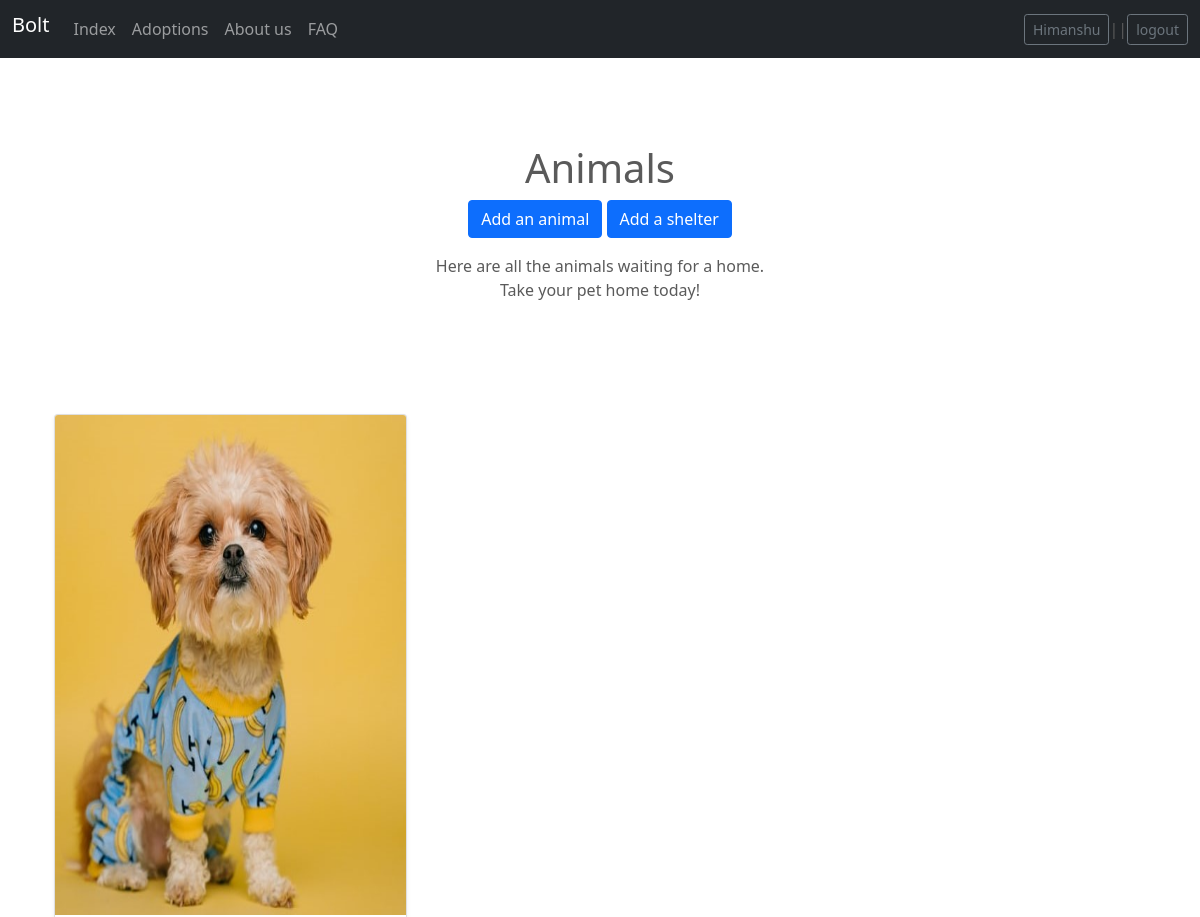
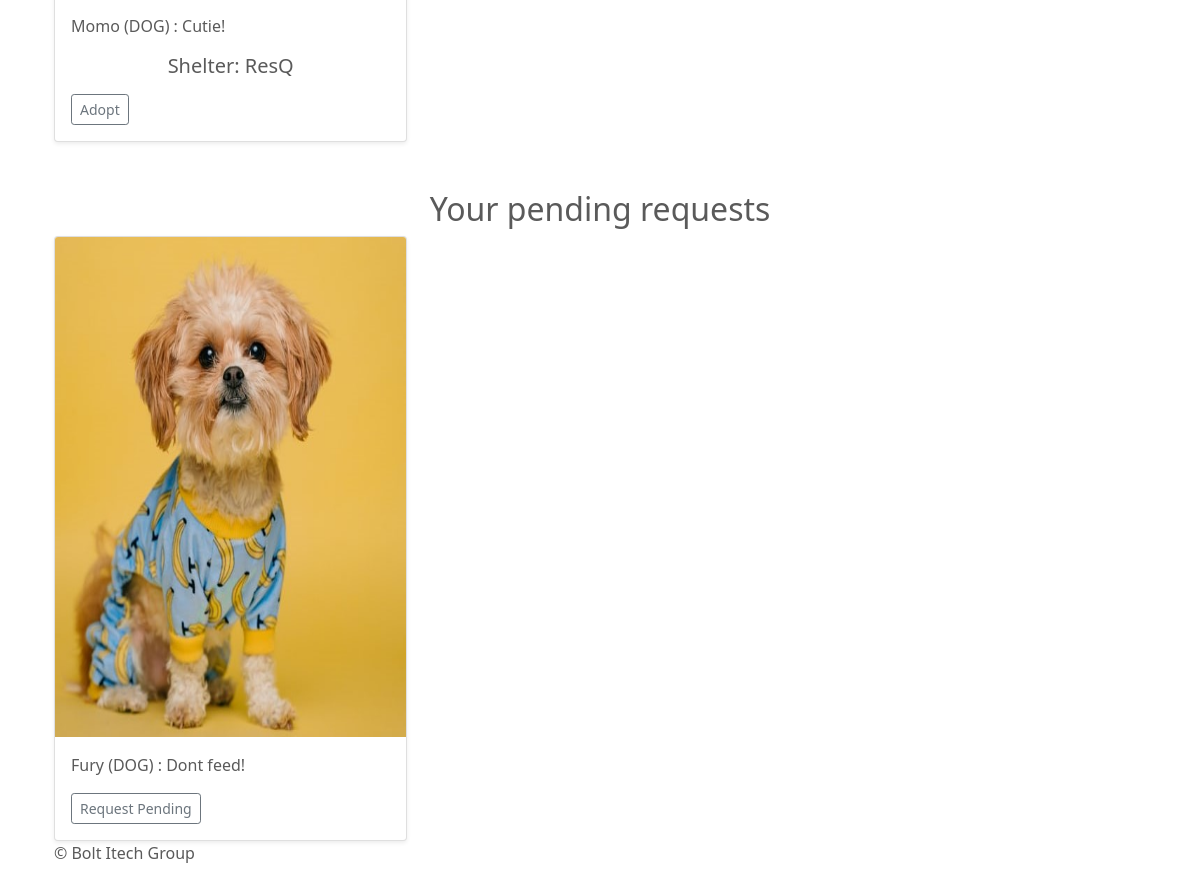
/bolt/adoptions/DOG/ (signed in), run on the app's committed database (2 pictures, top to bottom).
### bolt/models.py (models this page shows, shortened)
class UserProfile(models.Model):
    user = models.OneToOneField(User, on_delete=models.CASCADE)
    first_name = models.CharField(max_length=32)
    last_name = models.CharField(max_length=32)
    contact_number = models.CharField(max_length=15, unique=True)
    address = models.CharField(max_length=128)
    picture = models.ImageField(upload_to='profile_images', blank=True)
    is_caretaker = models.BooleanField(default=False)
    shelter = models.OneToOneField(Shelter, models.SET_NULL, null=True, blank=True, related_name='caretaker')

class Animal(models.Model):
    shelter = models.ForeignKey(Shelter, on_delete=models.CASCADE)
    user = models.ForeignKey(UserProfile, models.SET_NULL, blank=True, null=True)
    name = models.CharField(max_length=32, default="John Doe")
    KINDS_OF_ANIMALS_CHOICES = [
        ('DOG', 'Dog'),
        ('CAT', 'Cat'),
        ('BIRD', 'Bird'),
        ('FISH', 'Fish'),
        ('OTHER', 'Other'),
    ]
    kind = models.CharField(max_length=10, choices=KINDS_OF_ANIMALS_CHOICES, default='DOG')
    description = models.TextField(max_length=256, blank=True)
    picture = models.ImageField(upload_to='uploads/%Y/%m/%d/', blank=True)
    date_of_arrival = models.DateField(null=True, blank=True, default=date.today)
    @property
    def adoption_status(self):
        requests = Adopt.objects.filter(animal=self)
        if requests:
            for request in requests:
                if request.status == 'ACCEPTED':
                    return 'ADOPTED'
            return 'REQUESTED'
        return 'NOT_ADOPTED'

class Shelter(models.Model):
    name = models.CharField(max_length=128, unique=True)
    contact_number = models.CharField(max_length=15, unique=True)
    address = models.CharField(max_length=128)
    slug = models.SlugField(unique=True)
    def __str__(self):
        return self.name

class Adopt(models.Model):
    user = models.ForeignKey(UserProfile, on_delete=models.CASCADE, related_name='adopter')
    animal = models.ForeignKey(Animal, on_delete=models.CASCADE)
    caretaker = models.ForeignKey(UserProfile, models.SET_NULL, blank=True, null=True, related_name='caretaker')
    request_date = models.DateField(blank=True, default=date.today)
    adoption_date = models.DateField(blank=True, default=date.today)
    ADOPTION_REQUETS_CHOICES = [
        ('ACCEPTED','Accepted'),
        ('PENDING','Pending'),
        ('REJECTED','Rejected'),
    ]
    status = models.CharField(max_length=10, choices=ADOPTION_REQUETS_CHOICES, default='PENDING', blank=True)

### bolt/views.py (the view)
# urls.py: path('adoptions/', views.adoptions, name='adoptions'),
@login_required
def adoptions(request, animal_kind=''):
    context_dict = {}
    if animal_kind == '':
        animals = [a for a in Animal.objects.all() if a.adoption_status != 'ADOPTED']
    elif animal_kind == 'Others':
        animals = [a for a in Animal.objects.exclude(kind='DOG').exclude(kind='CAT') if a.adoption_status != 'ADOPTED']
    else:
        animals = [a for a in Animal.objects.filter(kind=animal_kind.upper()) if a.adoption_status != 'ADOPTED']
    requested_adoptions = []
    if not animals:
        context_dict['animals_list'] = None
        context_dict['pending_requests'] = None
        return render(request, 'bolt/adoptions.html', context=context_dict)
    not_adopted_animal_list = []
    for animal in animals:
        try:
            pending_request = Adopt.objects.get(animal=animal, user=request.user.userprofile)
            if pending_request.status == "PENDING":
                requested_adoptions.append(pending_request)
            else:
                not_adopted_animal_list.append(animal)
        except Adopt.DoesNotExist:
            not_adopted_animal_list.append(animal)
    context_dict['animals_list'] = get_list(not_adopted_animal_list)
    context_dict['pending_requests'] = get_list(requested_adoptions)
    return render(request, 'bolt/adoptions.html', context=context_dict)

### bolt/views.py (called while the page is built)
def get_list(animals):
    animals_list = []
    temp_list = []
    i = 0
    for animal in animals:
        temp_list.append(animal)
        i += 1
        if i % 3 == 0:
            i = 0
            animals_list.append(temp_list)
            temp_list = []
    if temp_list != []:
        animals_list.append(temp_list)
    return animals_list

### templates/bolt/adoptions.html (shortened to what this page needs)
{% extends 'bolt/base.html' %}
{% load static %}
{% block body_block %}
    <section class="py-5 text-center container">
        <div class="row py-lg-5">
            <div class="col-lg-6 col-md-8 mx-auto">
            <h1 class="fw-light">Animals</h1>
            <p>
              <a href="{% url 'bolt:add_animal' %}" class="btn btn-primary">Add an animal</a>
              {% if request.user.userprofile.is_caretaker %}
                <a href="{% url 'bolt:add_shelter' %}" class="btn btn-primary">Add a shelter</a>
              {% endif %}
            </p>
            {% if not animals_list %}
              All animals found a home today! :)
            {% else %}
              Here are all the animals waiting for a home.</br>
              Take your pet home today!
            {% endif %}
            </div>
        </div>
    </section>
    {% if animals_list %}
        <div class="container">
          {% for animals in animals_list %}
            <div class="row row-cols-1 row-cols-sm-2 row-cols-md-3 g-3">
            {% for animal in animals %}
              <div class="col">
                <div class="card shadow-sm">
                    {% if animal.picture %}
                        <img class="bd-placeholder-img card-img-top" width="90%" height="500" src="{{ animal.picture.url }}" preserveAspectRatio="xMidYMid slice" focusable="false">
                    {% else %}
                        <img class="bd-placeholder-img card-img-top" width="90%" height="500" src="/static/images/dog03.jpg" preserveAspectRatio="xMidYMid slice" focusable="false">
                    {% endif %}
                  <div class="card-body">
                    <p class="card-text">{{ animal.name }} ({{animal.kind}})
                      {% if animal.description %}
                        : {{ animal.description }}
                      {% endif %}
                      <br/>
                      <h4 class="lead text-center">Shelter: {{ animal.shelter }}</h4>
                    </p>
                    <div class="d-flex justify-content-between align-items-center">
                      <div class="btn-group">
                        <a href="{% url 'bolt:make_request' animal.pk %}" class="btn btn-sm btn-outline-secondary">Adopt</a>
                      </div>
                    </div>
                  </div>
                </div>
              </div>
            {% endfor %}
            </div>
            {% endfor %}
        </div>
    {% endif %}
    {% if pending_requests %}
    <br/><br/>
    <div class="container">
      <h2 class="text-center">Your pending requests</h2>
      {% for requests in pending_requests %}
        <div class="row row-cols-1 row-cols-sm-2 row-cols-md-3 g-3">
          {% for pending_request in requests %}
          <div class="col">
            <div class="card shadow-sm">
                {% if pending_request.animal.picture %}
                    <img class="bd-placeholder-img card-img-top" width="90%" height="500" src="{{ animal.picture.url }}" preserveAspectRatio="xMidYMid slice" focusable="false">
                {% else %}
                    <img class="bd-placeholder-img card-img-top" width="90%" height="500" src="/static/images/dog03.jpg" preserveAspectRatio="xMidYMid slice" focusable="false">
                {% endif %}
              <div class="card-body">
                <p class="card-text">{{ pending_request.animal.name }} ({{pending_request.animal.kind}})
                  {% if pending_request.animal.description %}
                    : {{ pending_request.animal.description }}
                  {% endif %}
                </p>
                <div class="d-flex justify-content-between align-items-center">
                  <div class="btn-group">
                    <button class="btn btn-sm btn-outline-secondary">Request Pending</button>
                  </div>
                </div>
              </div>
            </div>
          </div>
          {% endfor %}
          </div>
        {% endfor %}
    </div>
    {% endif %}
{% endblock %}

### templates/bolt/base.html (shortened to what this page needs)
<!DOCTYPE html>
{% load static %}
<html lang="en">
    <head>
        <link href="/static/bootstrap/css/bootstrap.min.css" rel="stylesheet">
        <link href="/static/bootstrap/css/carousel.css" rel="stylesheet">
    </head>
    <body>
        <header>
            <nav class="navbar navbar-expand-md navbar-dark fixed-top bg-dark">
              <div class="container-fluid">
                <h1 class="navbar-brand" >Bolt</h1>
                <div class="collapse navbar-collapse" id="navbarCollapse">
                  <ul class="navbar-nav me-auto mb-2 mb-md-0">
                    <li class="nav-item"><a class="nav-link" aria-current="page" href="{% url 'bolt:index' %}">Index</a></li>
                    <li class="nav-item">
                      <a class="nav-link" href="{% url 'bolt:adoptions' %}">Adoptions</a>
                    </li>
                    <li class="nav-item">
                      <a class="nav-link" href="{% url 'bolt:about' %}">About us</a>
                    </li>
                    <li class="nav-item">
                      <a class="nav-link" href="{% url 'bolt:fqa' %}">FAQ</a>
                    </li>
                  </ul>
                    {% if user.is_authenticated %}
                        <a class="btn btn-sm btn-outline-secondary" href="{% url 'bolt:myaccount' %}">{{ user.userprofile.first_name }}</a>||
                        <a class="btn btn-sm btn-outline-secondary" href="{% url 'bolt:logout' %}">logout</a>
                    {% else %}
                        <a class="btn btn-sm btn-outline-secondary" href="{% url 'bolt:login' %}">Log in</a>
                        <a class="btn btn-sm btn-outline-secondary" href="{% url 'bolt:register' %}">Register Here</a>
                    {% endif %}
                </div>
              </div>
            </nav>
          </header>
        <div class="container-fluid">
            <div class="row">
                <main role="main">
                    {% block body_block %}{% endblock %}
                    <footer class="container">
                        <p>&copy; Bolt Itech Group</p>
                      </footer>
                </main>
            </div>
        </div>
    </body>
</html>

### templates/bolt/base.html (style rules this page uses)
.bd-placeholder-img { font-size: 1.125rem; text-anchor: middle; -webkit-user-select: none; -moz-user-select: none; user-select: none; }

### data on the page
Animal: name "Momo", kind "DOG", description "Cutie!", shelter "ResQ"
Adopt: animal.name "Fury", animal.kind "DOG", animal.description "Dont feed!"

### other printed values
{{ user.userprofile.first_name }} "Himanshu"
